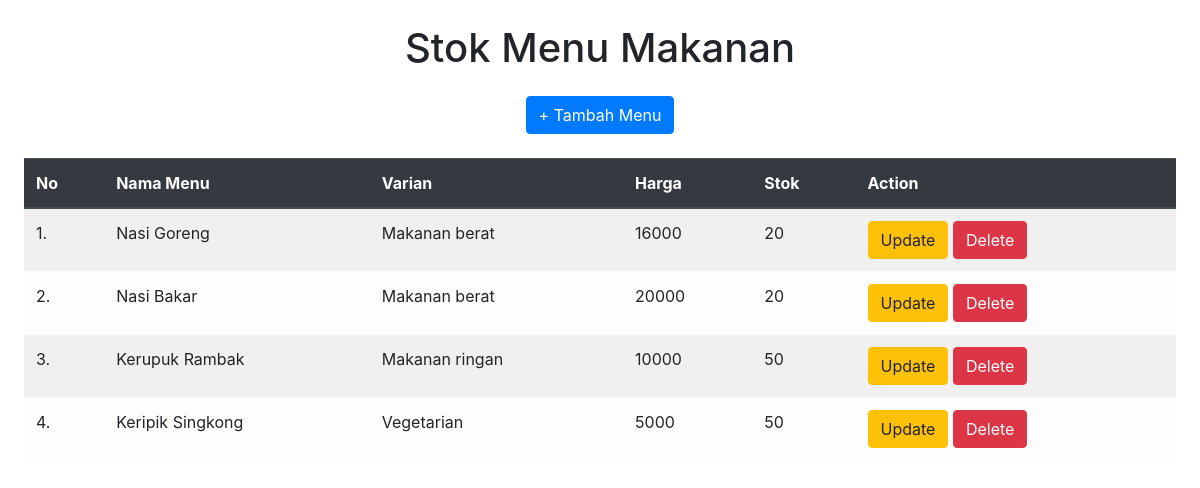
The page / on the database its author committed.
### tables this page shows
CREATE TABLE `menu` (
  `id` int(11) NOT NULL,
  `nama_menu` varchar(100) NOT NULL,
  `varian` varchar(100) NOT NULL,
  `harga` int(11) NOT NULL,
  `stok` int(11) NOT NULL
);

### index.php (the view, shortened to what this page needs)
<?php
    include "koneksi.php";
?>
<!DOCTYPE html>
<html lang="en">
<head>
    <link rel="stylesheet" href="https://cdn.jsdelivr.net/npm/bootstrap@4.3.1/dist/css/bootstrap.min.css">
</head>
<body>
    <h1 class="text-center m-4 text-black">Stok Menu Makanan</h1>
    <div class="row justify-content-center m-3">
        <a class="btn btn-primary" href="create.php">+ Tambah Menu</a>
    </div>
    <div class="row justify-content-center m-4">
        <table class="table table-striped table-light">
            <thead class="thead-dark">
                <th>No</th>
                <th>Nama Menu</th>
                <th>Varian</th>
                <th>Harga</th>
                <th>Stok</th>
                <th>Action</th>
            </thead>
            <tbody>
                <?php
                    $query = mysqli_query($conn, "SELECT * FROM menu");
                    $no = 1;
                    while($menu = mysqli_fetch_array($query)){
                ?>
                <tr>
                    <td><?= $no++ ?>.</td>
                    <td><?= $menu["nama_menu"] ?></td>
                    <td><?= $menu["varian"] ?></td>
                    <td><?= $menu["harga"] ?></td>
                    <td><?= $menu["stok"] ?></td>
                    <td>
                        <a href="update.php?id=<?= $menu["id"] ?>" class="btn btn-warning">Update</a>
                        <a href="delete.php?id=<?= $menu["id"] ?>" class="btn btn-danger">Delete</a>
                    </td>
                </tr>
                <?php } ?>
            </tbody>
        </table>
    </div>
</body>
</html>

### index.php (style rules this page uses)
body { background-image: url("https://images.pexels.com/photos/1640773/pexels-photo-1640773.jpeg"); background-repeat: no-repeat; background-size: cover; }

### rows shown on the page
menu: nama_menu "Nasi Goreng", varian "Makanan berat", harga "16000", stok "20"
menu: nama_menu "Nasi Bakar", varian "Makanan berat", harga "20000", stok "20"
menu: nama_menu "Kerupuk Rambak", varian "Makanan ringan", harga "10000", stok "50"
menu: nama_menu "Keripik Singkong", varian "Vegetarian", harga "5000", stok "50"
